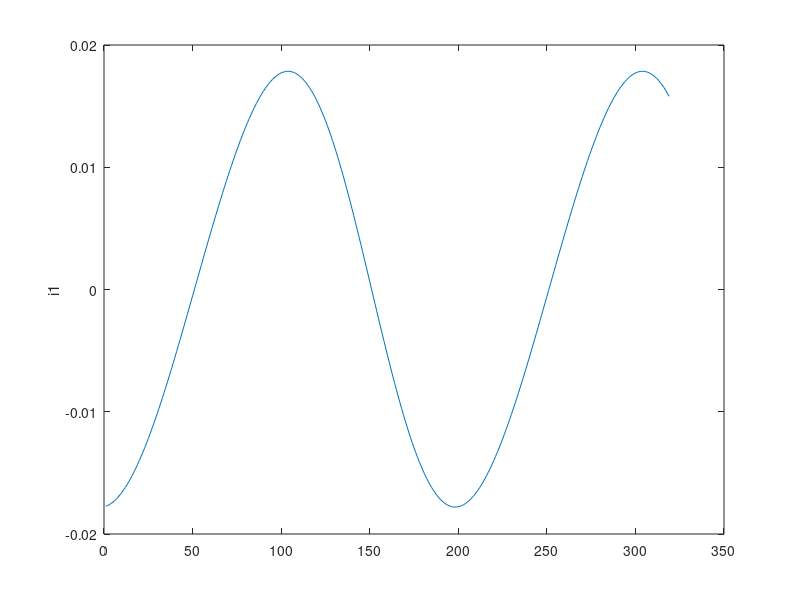
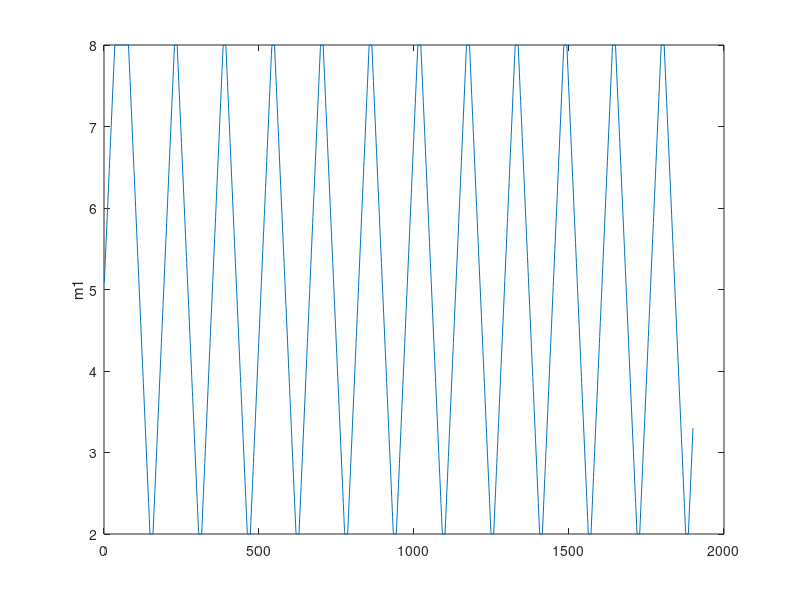
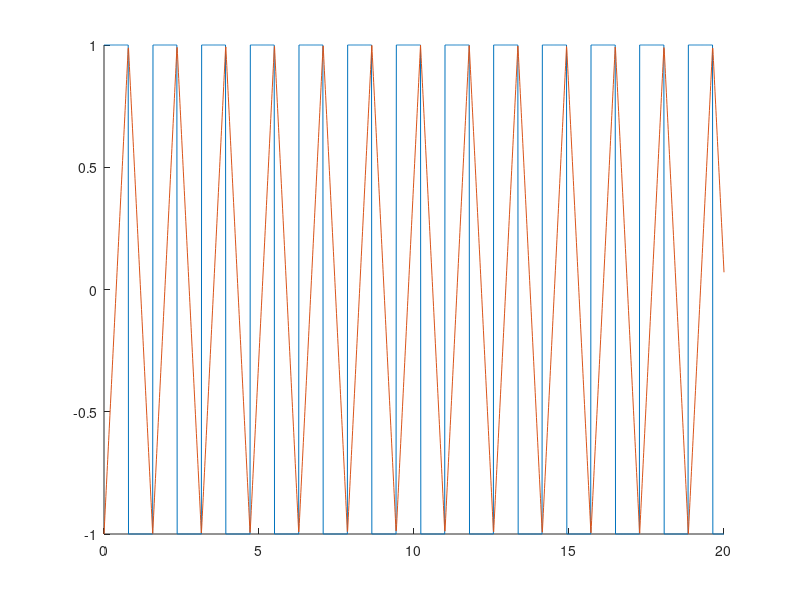

Reproduce these figures in MATLAB, in order. (Note: this script raises an error after producing the figures.)
v1 = load("v1.txt");
i1 = load('i1.txt');
m1 = load('m1.txt');


figure(1)
plot(i1);
ylabel('i1');
figure(2)
plot(m1)
ylabel('m1');
figure(3)
plot(v1)
ylabel('v1')



%% square and triangular wave generation
clear;clc;clf;
dt=0.01; T = 20;
t = 0:dt:T;
square = square(t*4);
triangle = sawtooth(t*4,0.5);

hold on
plot(t,square)
plot(t,triangle)
hold off

M_square = zeros(length(t),2);
M_triangle= zeros(length(t),2);
M_square(:,2) = square;
M_triangle(:,2) = triangle;
M_square(:,1) = t;
M_triangle(:,1) = t;
dlmwrite('squareWave-20_0.01.txt',M_square, ' ')
dlmwrite('TriangleWave-20_0.01.txt',M_triangle, ' ')

%% Test of dataset
load('dataset.csv')

%% temp code 2

T = 10*(1/50);
Fs = 1000;
dt = 1/Fs;
t = 0:dt:T-dt;
x = sawtooth(2*pi*50*t,0.5);
plot(t,x)

plot(t,x)
grid on
